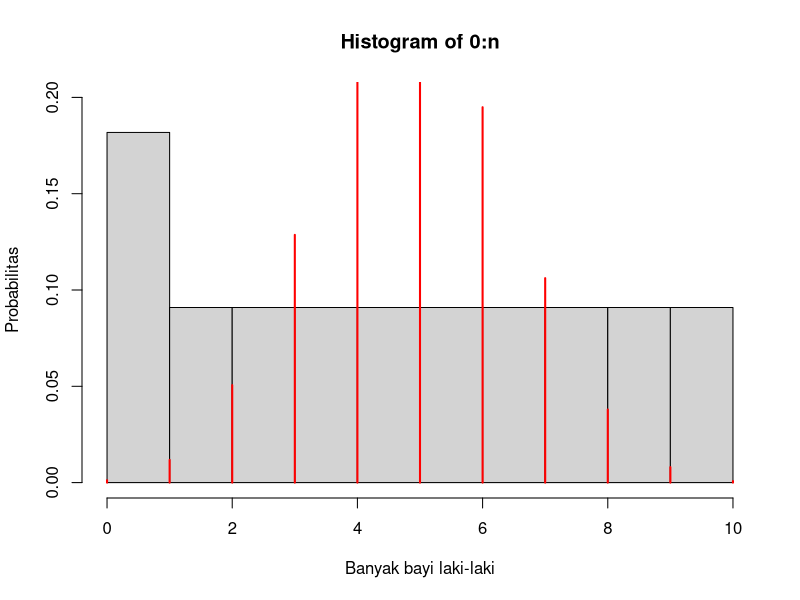

The R script that drew this image:
n <- 10
p <- 0.488

# b. Berapa probabilitas bahwa tepat tiga bayi di antaranya berjenis kelamin laki-laki?
prob_3 <- dbinom(3, size=n, prob=p)
prob_3
# keluaran hasil = 0.1286265


# c. Berapa probabilitas bahwa kurang dari tiga bayi di antaranya berjenis kelamin laki-laki?
# hitung dan jumlahkan probabilitas kelahiran bayi laki-laki kurang dari 3
prob_0 <- dbinom(0, size=n, prob=p)
prob_1 <- dbinom(1, size=n, prob=p)
prob_2 <- dbinom(2, size=n, prob=p)
prob_krg_dr_3 <- prob_0 + prob_1 + prob_2
prob_krg_dr_3
# keluaran hasil = 0.0636442


# d. Berapa probabilitas bahwa tiga atau lebih bayi di antaranya berjenis kelamin laki-laki?
# kurangi probabilitas total dengan probabilitas kurang dari 3
prob_3_lebih <- 1 - prob_krg_dr_3
prob_3_lebih
# keluaran hasil = 0.9363558


# e. Berapa nilai harapan dan simpangan baku banyak bayi laki-laki?
# nilai harapan
ekspektasi <- n * p
ekspektasi
# keluaran hasil = 4.88

# simpangan baku
stan_dev <- sqrt(n * p * (1 - p))
stan_dev
# keluaran hasil = 1.580683


# f. Gambarkan histogram pendistribusian banyak bayi laki-laki.

# hitung probabilitas untuk tiap banyak bayi laki-laki
dist_prob <- dbinom(0:n, size=n, prob=p)

# gambar histogram
hist(0:n, breaks=n+1, freq=FALSE, ylim=c(0,0.2), xlab="Banyak bayi laki-laki", ylab="Probabilitas")
lines(0:n, dist_prob, type="h", lwd=2, col="red")